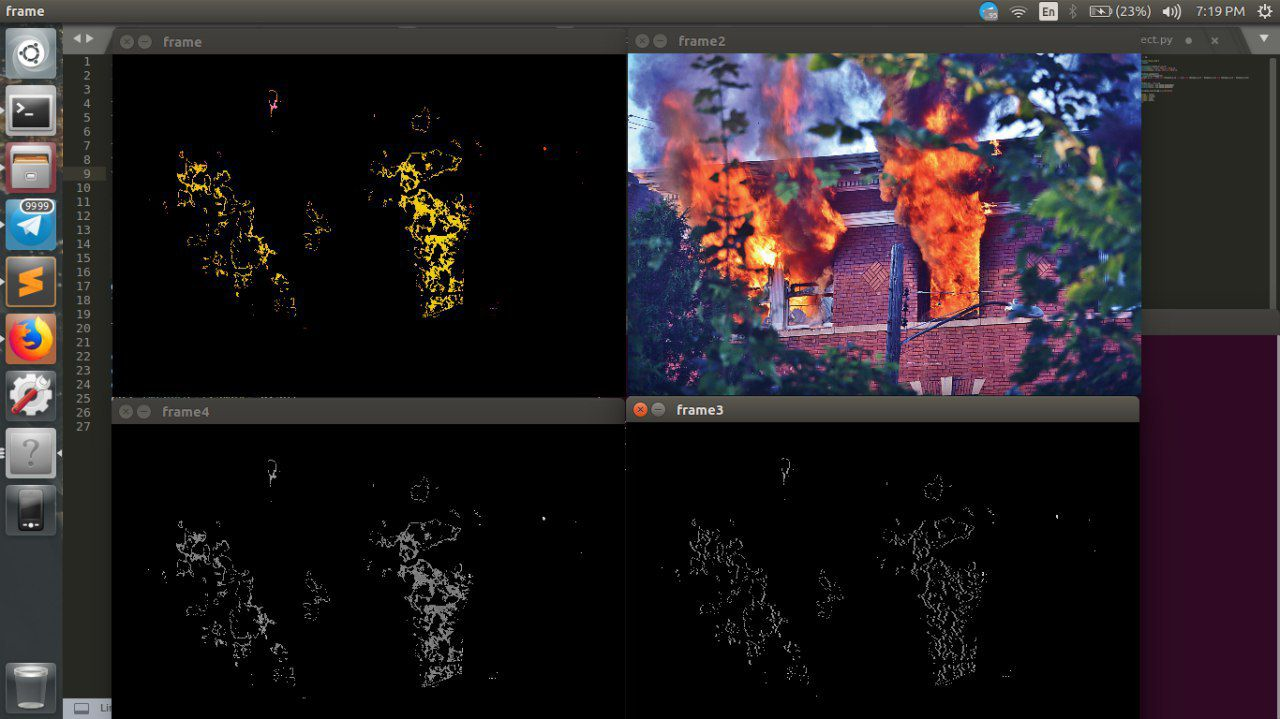
#> input picture images/1.jpg, 1280 x 719 px, given in place of the camera
$ python fire-detection.py   (older library calls are emulated)
#> lines starting #> are read from the running program, lines starting #| are printed output that depends on the picture; after the words box and inside, x2 and y2 are one past the last pixel; in counts of white or black regions, pixels touching at a corner belong together
import cv2
import numpy as np

cap = cv2.VideoCapture(0)

while(True):

	ret,fire = cap.read()
#> fire is the input picture: shape (719, 1280, 3); mean B, G, R 37.7, 33.6, 40.4

	fire = cv2.GaussianBlur(fire,(7,7),0)
	fire = cv2.resize(fire, (0,0), fx=0.2, fy=0.2)
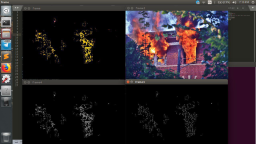
#> fire: shape (144, 256, 3); mean B, G, R 37.6, 33.6, 40.4
	#fire2 = cv2.resize(fire2, (0,0), fx=0.2, fy=0.2)

	for i in range(fire.shape[0]):
		for j in range(fire.shape[1]):
			if (fire[i,j,2] > 240) and (fire[i,j,2] <= 250) and (fire[i,j,2] > fire[i,j,1]) and (fire[i,j,2] > fire[i,j,0]):
				pass
			else:
				fire[i,j] = [0,0,0]
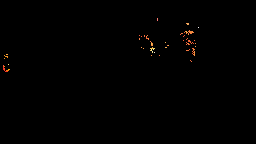
#> fire: shape (144, 256, 3); mean B, G, R 0.3, 0.5, 1

	fire3 = cv2.cvtColor(fire, cv2.COLOR_BGR2HSV)
#> fire3: shape (144, 256, 3); mean H, S, V 0.1, 0.7, 1

	gray = cv2.cvtColor(fire, cv2.COLOR_BGR2GRAY)

	ret,thresh = cv2.threshold(gray,127,255,0)
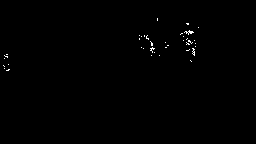
#> thresh: shape (144, 256); 0.36% white in thin lines or dots, all inside (x1, y1, x2, y2) = (3, 18, 199, 71)

	image,contours,_ = cv2.findContours(thresh,cv2.RETR_TREE,cv2.CHAIN_APPROX_NONE)
#> contours = 41 contours, all with area under 20

	if contours:
		contours = max(contours,key = cv2.contourArea)
#> contours = contour of 21 points, box (x1, y1, x2, y2) (184, 30, 194, 35), area 10

		print(cv2.contourArea(contours))
#| 10.5

		if cv2.contourArea(contours) > 400:
			print("YES")
		else:
			print("NO")

	cv2.imshow('frame', fire3)

	if cv2.waitKey(1) == 27:
#> (key Esc is pressed here)
		break

cap.release()
cv2.destroyAllWindows()

$ run again, on images/2.jpg
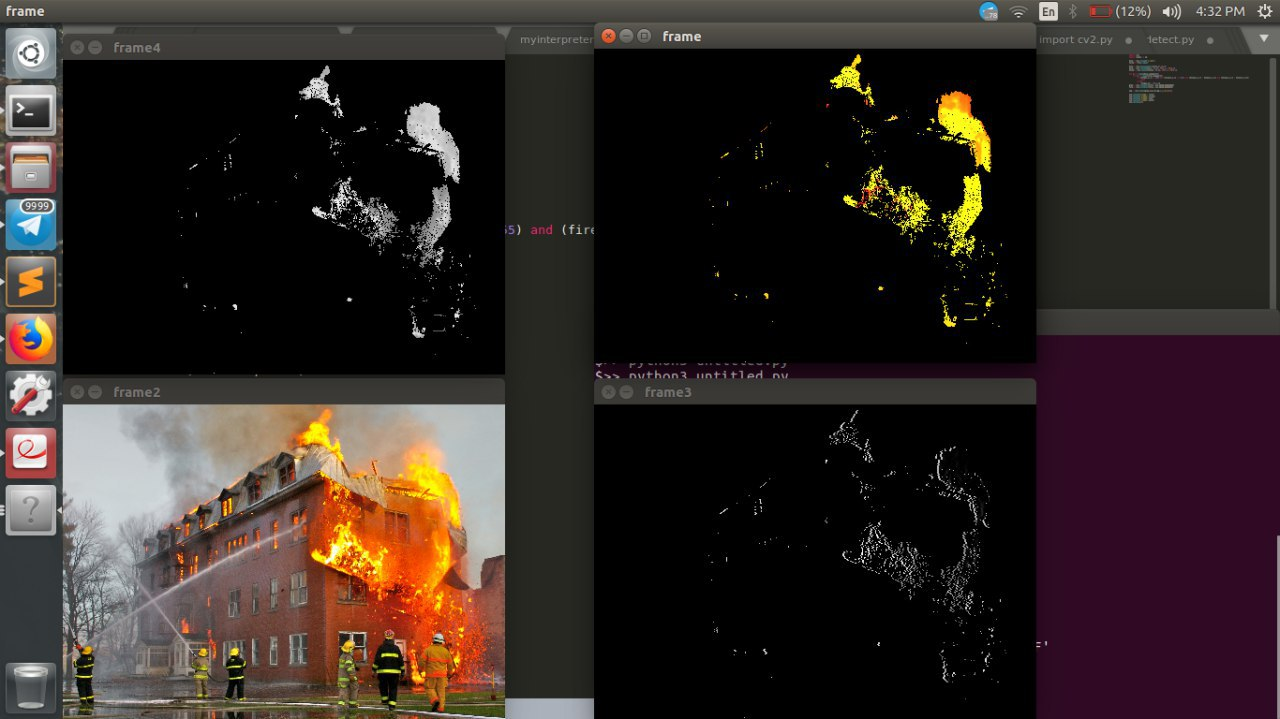
#> input picture images/2.jpg, 1280 x 719 px, given in place of the camera
#> fire is the input picture: shape (719, 1280, 3); mean B, G, R 36.7, 39.8, 49.2
#> after the loop `for i in range(fire.shape[0]):`:
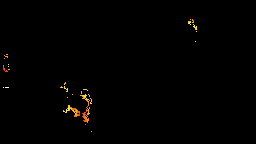
#> fire: shape (144, 256, 3); mean B, G, R 0.2, 1.1, 1.7
#> fire3: shape (144, 256, 3); mean H, S, V 0.1, 1.6, 1.7
#> `ret,thresh = cv2.threshold(gray,127,255,0)`:
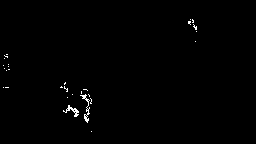
#> thresh: shape (144, 256); 0.62% white in thin lines or dots, all inside (x1, y1, x2, y2) = (3, 19, 197, 132)
#> `image,contours,_ = cv2.findContours(thresh,cv2.RETR_TREE,cv2.CHAIN_APP..`: contours = 37 contours, 35 with area under 20; largest, box (x1, y1, x2, y2) and area: (63, 105, 79, 117) 42, (80, 94, 90, 123) 41
#> `contours = max(contours,key = cv2.contourArea)`: contours = contour of 47 points, box (x1, y1, x2, y2) (63, 105, 79, 117), area 42
#| 41.5
